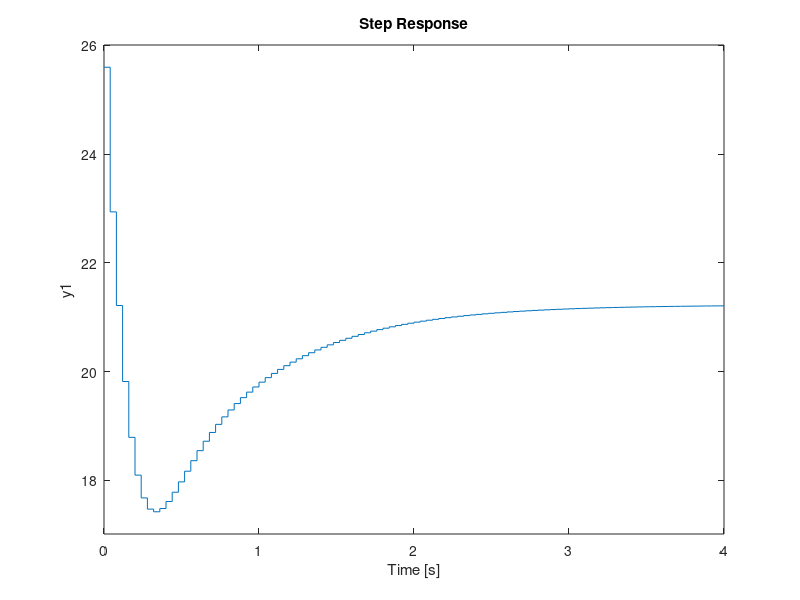

Write the MATLAB code that produced this figure. (Note: this script raises an error after producing the figure.)
%% CONTROLADORES DISCRETA PROYECTO 
clear all
clc 
close all

s = tf('s');

% FUNCION MAS RAPIDA
% Gv1 = ((2.846e-10)*s^3 + 5387*s^2 + (1.011e06)*s + 3.151e06)/(s^5 + 373.3*s^4 + (5.731e04)*s^3 + (4.31e06)*s^2 + (3.225e07)*s + 6.687e07);

G = (1.279e-07*s^3 + 1.293e05*s^2 + 1.881e07*s + 2.186e08)/(s^5 + 520.6*s^4 + 4.58e05*s^3 + 1.043e08*s^2 + 1.308e09*s + 4.64e09);
step(G) 
hold
%% DISCRETIZAR Funciones
Tm = 40e-3; %tiempo muestreo
Gz = c2d(G,Tm,'zoh'); %wmec/PWM

% Graficar
figure(1)
step(Gz)

%% PID IDEAL
z = tf('z',Tm);
    
%1 SEGUNDO
Cz = (9.8905*(z-0.7293)*(z-0.1286))/(z*(z-1));

%2 SEGUNDO
% Cz = (23.225*(z-0.7801)*(z-0.6703))/(z*(z-1));

format long
[nz,dz] = tfdata(Cz,'v')

% SE SACAN LAS K DE CZ (DATOS POSITIVOS)

%1 SEGUNDO
K1 = 9.890499999999999;
K2 = 8.485059949999998;
K3 = 0.927610016190000;

%2 SEGUNDO
% K1 = 23.225000000000001;
% K2 = 33.685540000000003;
% K3 = 12.144376421750001;

% DESPEJES PARA PDI sin seudo
Kd = K3;
Kp = K2 - 2*Kd;
Ki = K1 - Kp - Kd;

Cpid = Kp + Ki*z/(z-1) + Kd*(z-1)/(z)

Tz = feedback(Cpid*Gz,1);
Uz = feedback(Cpid,Gz);
figure(1)
subplot(2,1,1)
step(Tz)
grid
subplot(2,1,2)
step(Uz)
grid

%% PID CON PSEUDO

z = tf('z',Tm);

%1 SEGUNDO
% Cz = (13.144*(z-0.9793)*(z-0.7952))/((z-0.98)*(z-1));

%2 SEGUNDO
Cz = (22.214*(z-0.9013)*(z-0.9675))/((z-1)*(z-0.9662));

format long
[nz,dz] = tfdata(Cz,'v')

% PARA CONFIRMAR LOS ARGUMENTOS DE LA MATRIZ
% syms Kp Ki Kd N z
% Cpids = Kp + Ki*z/(z-1) + Kd*(z-1)/(z-N);
% collect(Cpids)

K1 = 22.213999999999999;
K2 = 41.513523199999995;
K3 = 19.370780158499997;
N = 0.9662;
A = [1, 1, 1; 
     N+1, N, 2; 
     N, 0, 1];

B = [K1; K2; K3];
X = linsolve(A, B);
disp(X);

% 1 SEGUNDOS
% Kp = 6.107123008000580;
% Ki = 2.786107391999990;
% Kd = 4.250769599999430;
% N = 0.98;
% Kaw=0.1; 

% 2 SEGUNDOS
Kp = 21.746325533681762;
Ki = 2.108194038461562;
Kd = -1.640519572143324;
N = 0.9662;
Kaw=0.1; 

Cpids = Kp + Ki*z/(z-1) + Kd*(z-1)/(z-N)

Tz = feedback(Cpids*Gz,1);
Uz = feedback(Cpids,Gz);
figure(1)
subplot(2,1,1)
step(Tz)
grid
subplot(2,1,2)
step(Uz)
grid


%% PI-D IDEAL

z = tf('z',Tm);

%1 SEGUNDOS
% C1 = (13.929*(z-0.8))/(z-1);
% C2 = ((z-1))/(z);

%1 SEGUNDOS
C1 = (25.596*(z-0.9081))/(z-1);
C2 = ((z-1))/(z);

format long
[nz,dz] = tfdata(C1,'v')

% PARA HALLAR CONSTANTES PI-D (DATOS POSITIVOS)
K1 = 25.596000000000000;
K2 = 23.243727600000000;
K3 = 1;
Kp = K2;
Ki = K1-Kp;
Kd = K3;

% PROBAR CONTROLADOR CON KP,KI,KD
Cpi = Kp + Ki*z/(z-1)
Cd = Kd*(z-1)/z

Tz = feedback(Cpi*Gz,1+Cd/Cpi);
Uz = feedback(Cpi,Gz*(1+Cd/Cpi));
figure(1)
subplot(2,1,1)
step(Tz)
grid
subplot(2,1,2)
step(Uz)
grid

%% I-PD IDEAL
z = tf('z',Tm);

%1 SEGUNDO
% Ci = 1.9784*z/(z-1)
% Cpd = (13.675*(z-0.8163))/(z)

%2 SEGUNDO
C1 = 5*z/(z-1)
C2 = (117.7*(z-0.5409))/(z)

format long
[nz,dz] = tfdata(Cpd,'v')

%1 SEGUNDO
% k1 = 1.978400000000000;
% k2 = 13.675000000000001;
% k3 = 11.162902500000001;

%2 SEGUNDO
k1 = 5;
k2 = 1.0e+02*1.177000000000000;
k3 = 1.0e+02*0.636639300000000;

ki = k1
kd=k3
kp=k2-kd
Ci = ki*z/(z-1)
Cpd = kp + kd*(z-1)/z

T1 = feedback(Gz,Cpd);
T2 = feedback(Ci*T1,1);
U2 = feedback(Ci,Gz);
figure(1)
subplot(2,1,1)
step(T2)
grid
subplot(2,1,2) 
step(U2)
grid
%% I-PD SEUDO

z = tf('z',Tm);
C1 = (4*z)/(z-1);
C2 = (34.702*(z-0.5835))/(z-0.2);

% PARA HALLAR CONSTANTES PDseudo
syms Kp Ki Kd N z
Cpds = Kp + Kd*(z-1)/(z-N);
collect(Cpds)

K1 = 4;
K2 = 34.7;
K3 = 20.35;
N = 0.2;
A = [1, 1; 
     N, 1];
B = [K2; K3];
X = linsolve(A, B);
disp(X);

% PROBAR CONTROLADOR CON KP,KI,KD
Kp = 17.937500000000004;
Ki = 4;
Kd = 16.762499999999999;
N = 0.2;

Ci = (Ki*z)/(z-1)
Cpds = Kp + Kd*(z-1)/(z-N)

Tz = feedback(Ci*Gz,1+Cpds/Ci);
Uz = feedback(Ci,Gz*(1+Cpds/Ci));
figure(1)
subplot(2,1,1)
step(Tz)
grid
subplot(2,1,2)
step(Uz)
grid

%% PI-PD IDEAL
z = tf('z',Tm)

%1 SEGUNDOS 
C1 = (10.796*(z-0.7617))/(z-1)
C2 = 1*(z-0.5686)/z

format long
[nz,dz] = tfdata(C1,'v')

k1 = 10.795999999999999;
k2 = 8.223313200000000;
k3 = 1;
k4 = 0.568600000000000;

% PROBAR CONTROLADOR CON KP,KI,KD
kp1 = k2
ki = k1-kp1
kd = k4
kp2 = k3-kd

Cpi = kp1 + ki*z/(z-1) 
Cpd = kp2 + kd*(z-1)/z
format long

T1 = feedback(Gz,Cpd);
T2 = feedback(Cpi*T1,1);
U2 = feedback(Cpi,Gz);
figure(1)
subplot(2,1,1)
step(T2)
grid
subplot(2,1,2) 
step(U2)
grid


%% PI-PD SEUDO

z = tf('z',Tm);
C1 = (6.5739*(z-0.6583))/(z-1);
C2 = (0.56056*(-0.9044))/(z-0.904);

% PARA HALLAR CONSTANTES PI
syms Kpi Ki N z
Cpiz = Kpi + Ki*(z)/(z-1)
collect(Cpiz)

K1 = 6.574;
K2 = 4.328;
A = [1, 1; 
     1, 0];
B = [K1; K2];
X = linsolve(A, B);
disp(X);

% PARA HALLAR CONSTANTES PDseudo
syms Kpd Kd N z
Cpdsz = Kpd + Kd*(z-1)/(z-N)
collect(Cpdsz)

K1 = 0.56056;
K2 = 0.50700;
N = 0.904;
A = [1, 1; 
     N, 1];
B = [K1; K2];
X = linsolve(A, B);
disp(X);

% PROBAR CONTROLADOR CON KP,KI,KD
Kpi = 4.328000000000000;
Kpd = 0.557916666666666;
Ki = 2.246000000000000;
Kd = 0.002643333333334;
N = 0.904;

Cpi = Kpi + Ki*(z)/(z-1)
Cpds = Kpd + Kd*(z-1)/(z-N)

Tz = feedback(Cpi*Gz,1+Cpds/Cpi);
Uz = feedback(Cpi,Gz*(1+Cpds/Cpi));
figure(1)
subplot(2,1,1)
step(Tz)
grid
subplot(2,1,2)
step(Uz)
grid